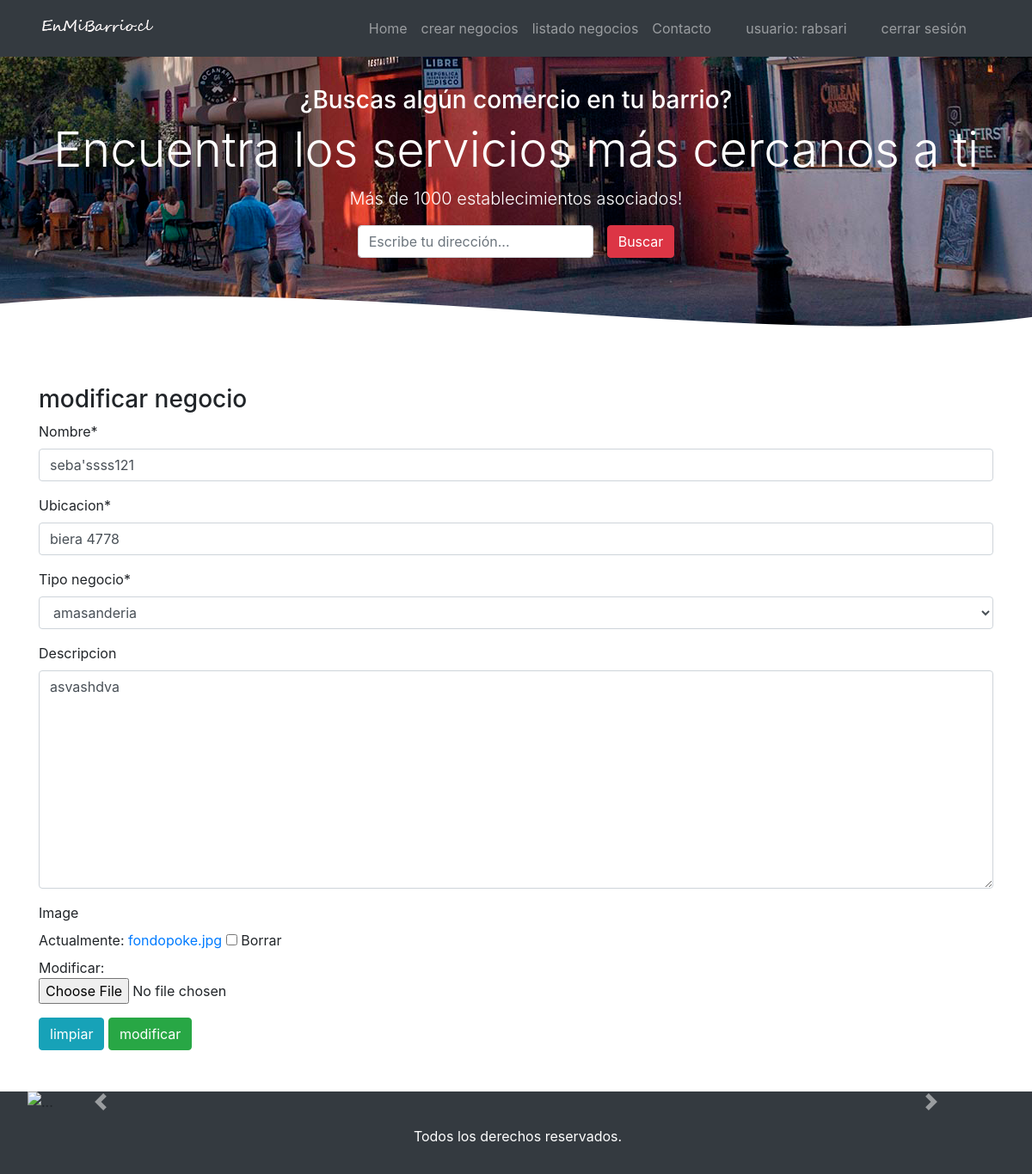
The app's page /modificar_negocio/7/ (signed in) with its own data.
### cori/models.py (models this page shows, shortened)
class negocio(models.Model):
    nombre = models.CharField(max_length=200)
    ubicacion = models.CharField(max_length=200)
    tipo_negocio = models.ForeignKey(tipo_negocio, on_delete=models.CASCADE)
    descripcion = models.TextField(null=True, blank=True)
    image = models.ImageField(null=True, blank=True)

class tipo_negocio(models.Model):
    nombre = models.CharField(max_length=80)
    def __str__(self):
        return self.nombre

### cori/views.py (the view)
# urls.py: path('modificar_negocio/<id>/', modificar_negocio, name="modificar negocio"),
@login_required
@permission_required('cori.change_negocio')
def modificar_negocio(request, id):
    negocio1 = negocio.objects.get(id=id)
    data = {
        'form': negocioForm(instance=negocio1)
    }
    if request.method == 'POST':
        formulario = negocioForm(data=request.POST, instance=negocio1, files=request.FILES)
        if formulario.is_valid():
            formulario.save()
            data['mensaje'] = "modificado correctamente"
            data['form'] = negocioForm(instance=negocio.objects.get(id=id))
    return render(request, 'cori/modificar_negocio.html', data)

### cori/forms.py
class negocioForm(ModelForm):
    class Meta:
        model = negocio
        fields = ['nombre', 'ubicacion', 'tipo_negocio', 'descripcion', 'image']

### cori/templates/cori/modificar_negocio.html (shortened to what this page needs)
{% extends 'cori/base.html' %}
{% block contenido %}
<div class="container">
    <h3>modificar negocio</h3>
{% load crispy_forms_tags %}
<form action="" method="POST" enctype="multipart/form-data">
    {{ form | crispy }}
    <input type="reset" value="limpiar" class="btn btn-info">
    <input type="submit" value="modificar" class="btn btn-success">
</form>
</div>
{% endblock %}

### cori/templates/cori/base.html (shortened to what this page needs)
<!DOCTYPE html>
<html lang="es">
    <head>
        {% load pwa %}
        {% load static %}
        <link rel="stylesheet" href="{% static 'css/bootstrap.css' %}">
        <link rel="stylesheet" href="{% static 'css/flexboxgrid.css' %}">
        <link rel="stylesheet" href="{% static 'css/style.css' %}">
    </head>
    <body>
            <header>
                <div class="container-fluid bg-dark fixed-top">
                    <nav class="navbar navbar-expand-lg navbar-dark bg-dark container">
                        <a class="navbar-brand" href="{% url 'home' %}"><img src="{% static 'img/logo2.png' %}" alt="logo2"></a>
                        <div class="collapse navbar-collapse" id="navbarNavAltMarkup">
                            <div class="navbar-nav ml-auto">
                                <a class="nav-item nav-link" href="{% url 'home' %}">Home <span class="sr-only">(current)</span></a>
                                <a class="nav-item nav-link" href="{% url 'nuevo negocio' %}">crear negocios</a>
                                <a class="nav-item nav-link" href="{% url 'mis negocios' %}">listado negocios</a>
                                <a class="nav-item nav-link mr-4" href="{% url 'registro_usuario' %}">Contacto</a>
                                {% if user.is_authenticated %}
                                <a class="nav-item nav-link mr-4" href="#">usuario: {{ user.username }}</a>
                                <a class="nav-item nav-link mr-4" href="{% url 'logout' %}">cerrar sesión</a>
                                {% else %}
                                <a class="nav-item nav-link mr-4" href="{% url 'login' %}">iniciar sesión</a>
                                <a class="nav-item nav-link mr-4" href="{% url 'registro_usuario' %}">registrar</a>
                                {% endif %}
                            </div>
                        </div>
                    </nav>
                </div>
            </header>
            <div class="container-fluid  slider text-white d-flex flex-column justify-content-center align-items-center">
                <div class="text-center">
                    <h3 class="hidden-xs-down">¿Buscas algún comercio en tu barrio?</h3>
                    <h1 class="display-4">Encuentra los servicios más cercanos a ti</h1>
                    <p class="lead hidden-xs-down">Más de 1000 establecimientos asociados!</p>
                </div>
                <form action="" class="form-inline flex-column flex-sm-row">
                    <div class="form-group mr-3">
                        <input type="text" placeholder="Escribe tu dirección..." class="form-control">
                    </div>
                    <div class="form-group">
                        <input type="submit" class="btn btn-danger" value="Buscar">
                    </div>
                </form>
            </div>
            <br>
            <br>
           {% block contenido %}
           {% endblock%}
            <br>
            <br>
            <div class="container-fluid d-flex flex-column justify-content-center bg-dark ">
                <div id="carouselExampleFade" class="carousel slide carousel-fade" data-ride="carousel">
                    <div class="carousel-inner">
                        <div class="carousel-item active">
                            <img src="{% static 'img/bg/bckg1.png' %}" class="d-block w-100" alt="...">
                        </div>
                    </div>
                    <a class="carousel-control-prev" href="#carouselExampleFade" role="button" data-slide="prev">
                        <span class="carousel-control-prev-icon" aria-hidden="true"></span>
                    </a>
                    <a class="carousel-control-next" href="#carouselExampleFade" role="button" data-slide="next">
                        <span class="carousel-control-next-icon" aria-hidden="true"></span>
                    </a>
                </div>
            </div>
            <div class="container-fluid bg-dark py-3">
                <div class="container text-center text-white">
                    <p>Todos los derechos reservados.</p>
                </div>
            </div>
    </body>
</html>

### cori/static/css/flexboxgrid.css (style rules this page uses)
.container-fluid, .container { margin-right: auto; margin-left: auto; }
.container-fluid { padding-right: 2rem; padding-left: 2rem; }
@media only screen and (min-width: 48em) { .container { width: 49rem; } }
@media only screen and (min-width: 64em) { .container { width: 65rem; } }
@media only screen and (min-width: 75em) { .container { width: 76rem; } }

### cori/static/css/style.css (style rules this page uses)
.slider { background: url("img/banner2.png"); background-size: cover; background-position: center; height: 400px; object-fit: cover; }
body { margin: 0; }

### records on screen
negocio: nombre "seba'ssss121", ubicacion "biera 4778", tipo_negocio "amasanderia", descripcion "asvashdva"

### other values on screen
{{ user.username }} "rabsari"
